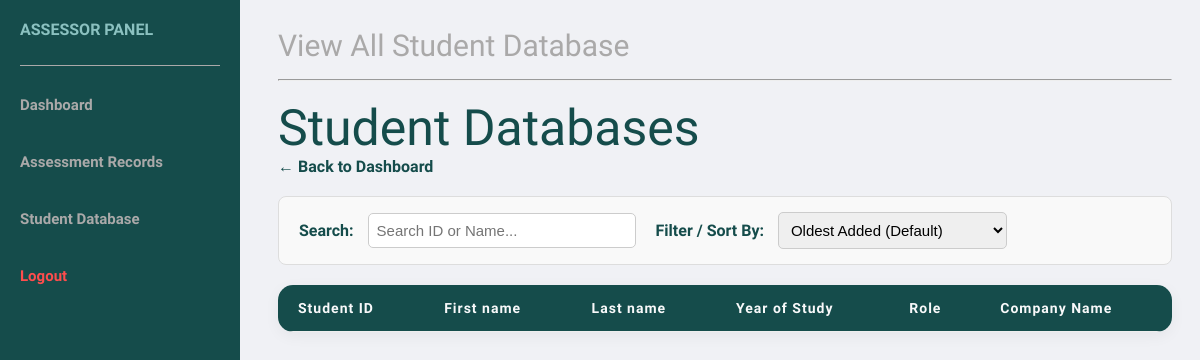
The page /AssessorDashboard/ViewStudentDatabase.php on the database as committed earlier.
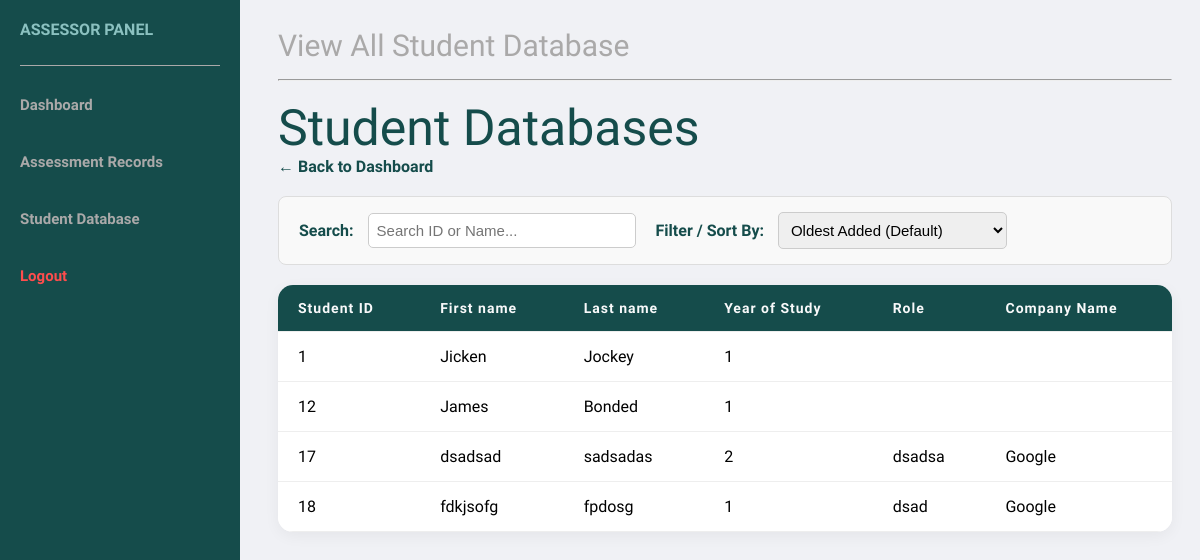
The same page on the database as committed later.
### tables this page shows
CREATE TABLE `studentprofile` (
  `StudentProfileID` int(11) NOT NULL,
  `StudentAccountID` int(11) NOT NULL,
  `FirstName` varchar(100) NOT NULL,
  `LastName` varchar(100) NOT NULL,
  `ProgrammeCode` varchar(100) NOT NULL,
  `YearOfStudy` int(11) NOT NULL,
  `AssesorAccountIDLect` int(11) DEFAULT NULL,
  `AssesorAccountIDSuper` int(11) DEFAULT NULL
);

CREATE TABLE `internship` (
  `InternshipID` int(11) NOT NULL,
  `StudentAccountID` int(11) NOT NULL,
  `CompanyINT` int(11) DEFAULT NULL,
  `Role` varchar(100) NOT NULL,
  `Months_duration` int(11) NOT NULL,
  `Description` varchar(200) DEFAULT NULL
);

CREATE TABLE `companynamelist` (
  `CompanyInt` int(11) NOT NULL,
  `CompanyName` varchar(100) NOT NULL
);

### ExecutePStatement.php (called while the page is built, shortened)
<?php
function executePreparedStatement($sql, $params) {
    global $conn;
    $stmt = $conn->prepare($sql);
    if (stripos($sql, "SELECT") === 0) {
        $stmt->execute();
        $result = $stmt->get_result();
    } else {
        $result = $stmt->execute();
    }
    return $result;
}
?>

### AssessorDashboard/ViewStudentDatabase.php (the view, shortened to what this page needs)
<?php
    include '../Connection.php';
    include '../ExecutePStatement.php';
$filtervalue = isset($_GET['search']) ? $_GET['search'] : '';
if ($filtervalue !== '') {
    $searchTerm = "%" . $filtervalue . "%";
    $studentsList = "SELECT sp.StudentProfileID, sp.StudentAccountID, sp.FirstName, sp.LastName, sp.YearOfStudy, intern.Role, comp.CompanyName
                    FROM studentprofile sp
                    LEFT JOIN internship intern ON sp.StudentAccountID = intern.StudentAccountID
                    LEFT JOIN companynamelist comp ON intern.CompanyINT = comp.CompanyInt
                    WHERE sp.StudentAccountID LIKE ?
                    OR sp.FirstName LIKE ?
                    OR sp.LastName LIKE ?
                    OR comp.CompanyName LIKE ?";
    $studentResult = executePreparedStatement($studentsList, [$searchTerm, $searchTerm, $searchTerm, $searchTerm]);
} else {
    $studentsList = "SELECT sp.StudentProfileID, sp.StudentAccountID, sp.FirstName, sp.LastName, sp.YearOfStudy, intern.Role, comp.CompanyName
                    FROM studentprofile sp
                    LEFT JOIN internship intern ON sp.StudentAccountID = intern.StudentAccountID
                    LEFT JOIN companynamelist comp ON intern.CompanyINT = comp.CompanyInt";
    $studentResult = executePreparedStatement($studentsList, []);
}
?>
<!DOCTYPE html>
<html>
    <head>
        <link rel="stylesheet" href="../CssFiles/AssessorDashBoard.css">
        <link rel="stylesheet" href="../CssFiles/AssessorTableStyle.css">
    </head>
    <body>
        <nav>
            <p>ASSESSOR PANEL</p>
            <hr>
            <a href="../AssessorDashboard.php">Dashboard</a><br>
            <a href="StudentDatabaseAss.php">Assessment Records</a><br>
            <a href="#">Student Database</a><br>
            <div id="logout">
                <a href="../Logout.php" onclick="return confirm('Are you sure you want to logout?')">Logout</a>
            </div>
        </nav>
        <div class="main">
            <div id="title">View All Student Database</div>
            <hr>
            <header>Student Databases</header>
            <a onclick="window.location.href='../AssessorDashboard.php'" class="back-link">&larr; Back to Dashboard</a>
        <div class="search-bar-container">
            <div>
                <label for="jsSearch">Search:</label>
                <input type="text" id="jsSearch" placeholder="Search ID or Name..." onkeyup="applyFilters()">
            </div>
            <div>
                <label for="jsSort">Filter / Sort By:</label>
                <select id="jsSort" onchange="applyFilters()">
                    <option value="oldest">Oldest Added (Default)</option>
                </select>
            </div>
        </div>
            <table id="searchTable">
                <tr>
                    <th>Student ID</th>
                    <th>First name</th>
                    <th>Last name </th>
                    <th>Year of Study </th>
                    <th>Role </th>
                    <th>Company Name </th   >
                </tr>
                    <?php if ($studentResult && $studentResult->num_rows > 0): ?>
                        <?php while ($row = $studentResult->fetch_assoc()): ?>
                            <?php
                            $id = $row['StudentAccountID'];
                            $FirstName = $row['FirstName'];
                            $LastName = $row['LastName'];
                            $YearOfStudy = $row['YearOfStudy'];
                            $role = $row['Role'];
                            $company = $row['CompanyName'];
                            ?>
                            <tr class="search-row" data-id="<?= $id; ?>" data-name="<?= $FirstName . $LastName; ?>">
                                <td ><?= $id; ?></td>
                                <td ><?= $FirstName; ?></td>
                                <td ><?= $LastName; ?></td>
                                <td><?= $YearOfStudy; ?></td>
                                <td><?= $role; ?></td>
                                <td><?= $company; ?></td>
                            </tr>
                        <?php endwhile; ?>
                    <?php endif; ?>
            </table>
        </div>
    </body>
</html>

Rows that differ between the two databases and show on the page:
added studentprofile: StudentAccountID "1", FirstName "Jicken", LastName "Jockey", YearOfStudy "1"
added studentprofile: StudentAccountID "12", FirstName "James", LastName "Bonded", YearOfStudy "1"
added internship: studentprofile.StudentAccountID "17", studentprofile.FirstName "dsadsad", studentprofile.LastName "sadsadas", studentprofile.YearOfStudy "2", Role "dsadsa", CompanyINT.CompanyName "Google"
added internship: studentprofile.StudentAccountID "18", studentprofile.FirstName "fdkjsofg", studentprofile.LastName "fpdosg", studentprofile.YearOfStudy "1", Role "dsad", CompanyINT.CompanyName "Google"
